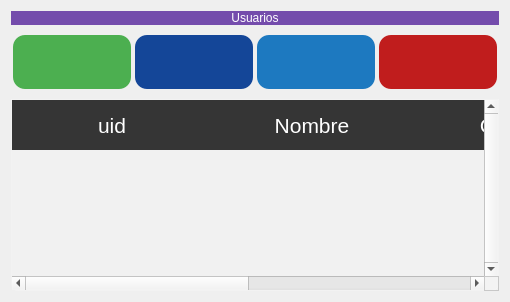
                 <widget class="QWidget" name="page">
                  <layout class="QVBoxLayout" name="verticalLayout_9">
                   <item>
                    <widget class="QLabel" name="label">
                     <property name="styleSheet">
                      <string notr="true">color: rgb(255, 255, 255);
font: 26pt &quot;MS Shell Dlg 2&quot;;
background-color:#744cac;</string>
                     </property>
                     <property name="text">
                      <string>Usuarios</string>
                     </property>
                     <property name="alignment">
                      <set>Qt::AlignCenter</set>
                     </property>
                    </widget>
                   </item>
                   <item>
                    <layout class="QHBoxLayout" name="horizontalLayout_13">
                     <property name="spacing">
                      <number>0</number>
                     </property>
                     <property name="bottomMargin">
                      <number>0</number>
                     </property>
                     <item>
                      <widget class="QPushButton" name="buttom_add_user">
                       <property name="cursor">
                        <cursorShape>BusyCursor</cursorShape>
                       </property>
                       <property name="styleSheet">
                        <string notr="true">QPushButton {
                background-color: #4CAF50; /* Verde */
                border: none;
                color: white;
                padding: 15px 32px;
                text-align: center;
                text-decoration: none;
                font-size: 20px;
                margin: 4px 2px;
                border-radius: 12px;
            }
            QPushButton:hover {
                background-color: #2D005F;
            }
            QPushButton:pressed {
                background-color: #2e7031;
            }</string>
                       </property>
                       <property name="text">
                        <string/>
                       </property>
                      </widget>
                     </item>
                     <item>
                      <widget class="QPushButton" name="buttomUpdateUser">
                       <property name="cursor">
                        <cursorShape>PointingHandCursor</cursorShape>
                       </property>
                       <property name="styleSheet">
                        <string notr="true">QPushButton {
                background-color: #144698; /* Azul Oscuro */
                border: none;
                color: white;
                padding: 15px 32px;
                text-align: center;
                text-decoration: none;
                font-size: 20px;
                margin: 4px 2px;
                border-radius: 12px;
            }
            QPushButton:hover {
                background-color: #2D005F;
            }
            QPushButton:pressed {
                background-color: #2e7031;
            }</string>
                       </property>
                       <property name="text">
                        <string/>
                       </property>
                      </widget>
                     </item>
                     <item>
                      <widget class="QPushButton" name="buttom_update">
                       <property name="cursor">
                        <cursorShape>PointingHandCursor</cursorShape>
                       </property>
                       <property name="styleSheet">
                        <string notr="true">QPushButton {
                background-color: #1D79C0; /* Azul */
                border: none;
                color: white;
                padding: 15px 32px;
                text-align: center;
                text-decoration: none;
                font-size: 20px;
                margin: 4px 2px;
                border-radius: 12px;
            }
            QPushButton:hover {
                background-color: #2D005F;
            }
            QPushButton:pressed {
                background-color: #2e7031;
            }</string>
                       </property>
                       <property name="text">
                        <string/>
                       </property>
                      </widget>
                     </item>
                     <item>
                      <widget class="QPushButton" name="buttom_delete">
                       <property name="cursor">
                        <cursorShape>PointingHandCursor</cursorShape>
                       </property>
                       <property name="styleSheet">
                        <string notr="true">QPushButton {
                background-color: #C01D1D; /* Rojo */
                border: none;
                color: white;
                padding: 15px 32px;
                text-align: center;
                text-decoration: none;
                font-size: 20px;
                margin: 4px 2px;
                border-radius: 12px;
            }
            QPushButton:hover {
                background-color: #2D005F;
            }
            QPushButton:pressed {
                background-color: #2e7031;
            }</string>
                       </property>
                       <property name="text">
                        <string/>
                       </property>
                      </widget>
                     </item>
                    </layout>
                   </item>
                   <item>
                    <widget class="QTableWidget" name="tableUser">
                     <property name="enabled">
                      <bool>true</bool>
                     </property>
                     <property name="maximumSize">
                      <size>
                       <width>16777215</width>
                       <height>500</height>
                      </size>
                     </property>
                     <property name="cursor" stdset="0">
                      <cursorShape>PointingHandCursor</cursorShape>
                     </property>
                     <property name="acceptDrops">
                      <bool>false</bool>
                     </property>
                     <property name="layoutDirection">
                      <enum>Qt::LeftToRight</enum>
                     </property>
                     <property name="autoFillBackground">
                      <bool>false</bool>
                     </property>
                     <property name="styleSheet">
                      <string notr="true">QTableView {
background-color: rgba(255, 255, 255, 30); 
border: 1px solid rgba(255,255,255,40);
border-bottom-right-radius: 7px; 
border-bottom-left-radius: 7px; 
color: white;
}

QHeaderView::section {
background-color: rgb(53, 53, 53);
color: white;
border: none;
height: 50px;
font-size: 16pt;
}

QTableView::item {
    border-style: none;
    border-bottom: 1px solid rgba(255,255,255,50);
    padding-left: auto;
    padding-right: auto;
}

QTableView::item:selected{
	border: none;
	color: rgb(255, 255, 255);
    background-color: rgba(255, 255, 255, 50);
}
</string>
                     </property>
                     <property name="lineWidth">
                      <number>8</number>
                     </property>
                     <property name="verticalScrollBarPolicy">
                      <enum>Qt::ScrollBarAlwaysOn</enum>
                     </property>
                     <property name="horizontalScrollBarPolicy">
                      <enum>Qt::ScrollBarAlwaysOn</enum>
                     </property>
                     <property name="editTriggers">
                      <set>QAbstractItemView::NoEditTriggers</set>
                     </property>
                     <attribute name="horizontalHeaderDefaultSectionSize">
                      <number>200</number>
                     </attribute>
                     <column>
                      <property name="text">
                       <string>uid</string>
                      </property>
                     </column>
                     <column>
                      <property name="text">
                       <string>Nombre</string>
                      </property>
                     </column>
                     <column>
                      <property name="text">
                       <string>Correo</string>
                      </property>
                     </column>
                     <column>
                      <property name="text">
                       <string>Contraseña</string>
                      </property>
                     </column>
                    </widget>
                   </item>
                  </layout>
                 </widget>
